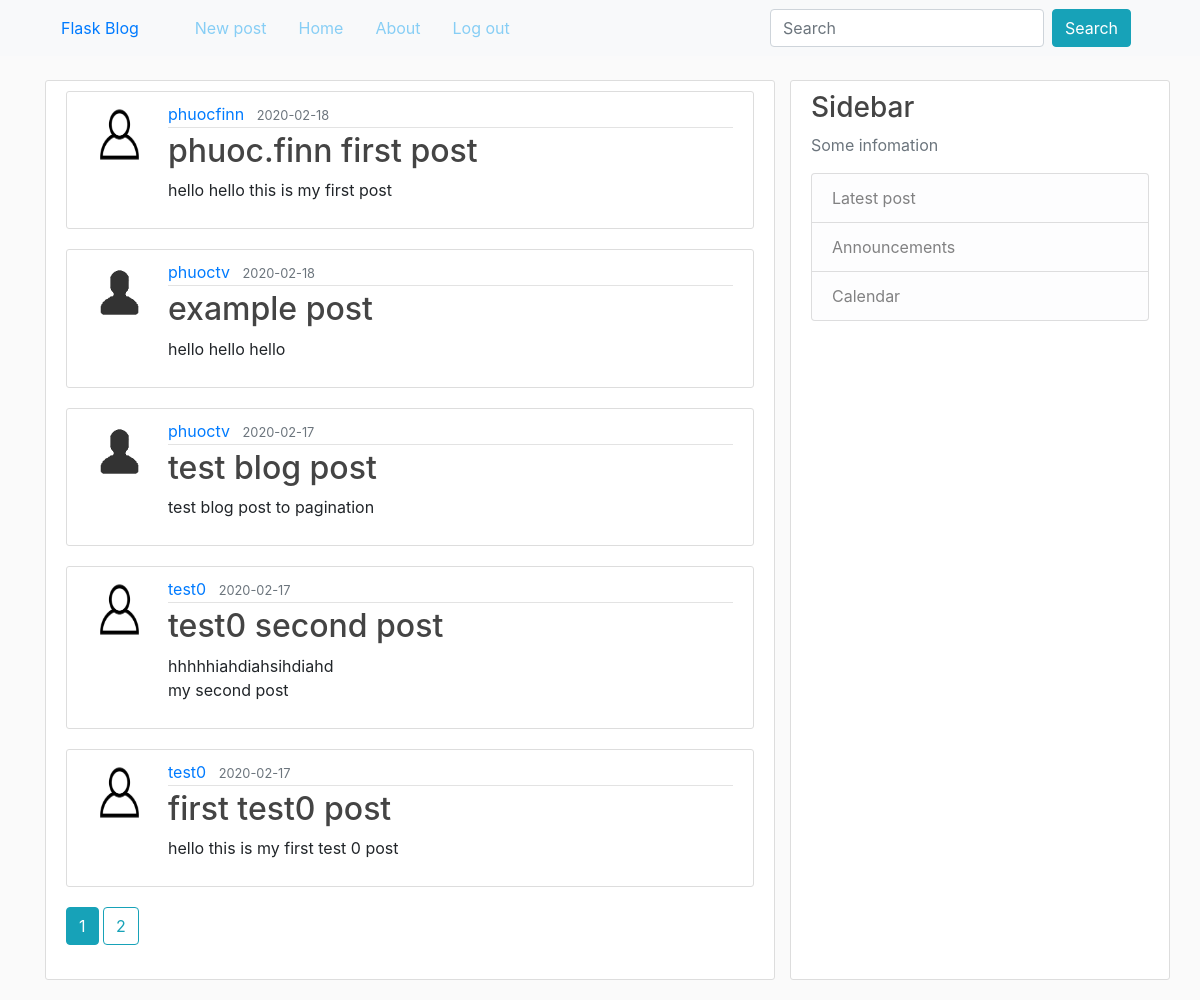
The page /home (signed in) on the database as committed earlier.
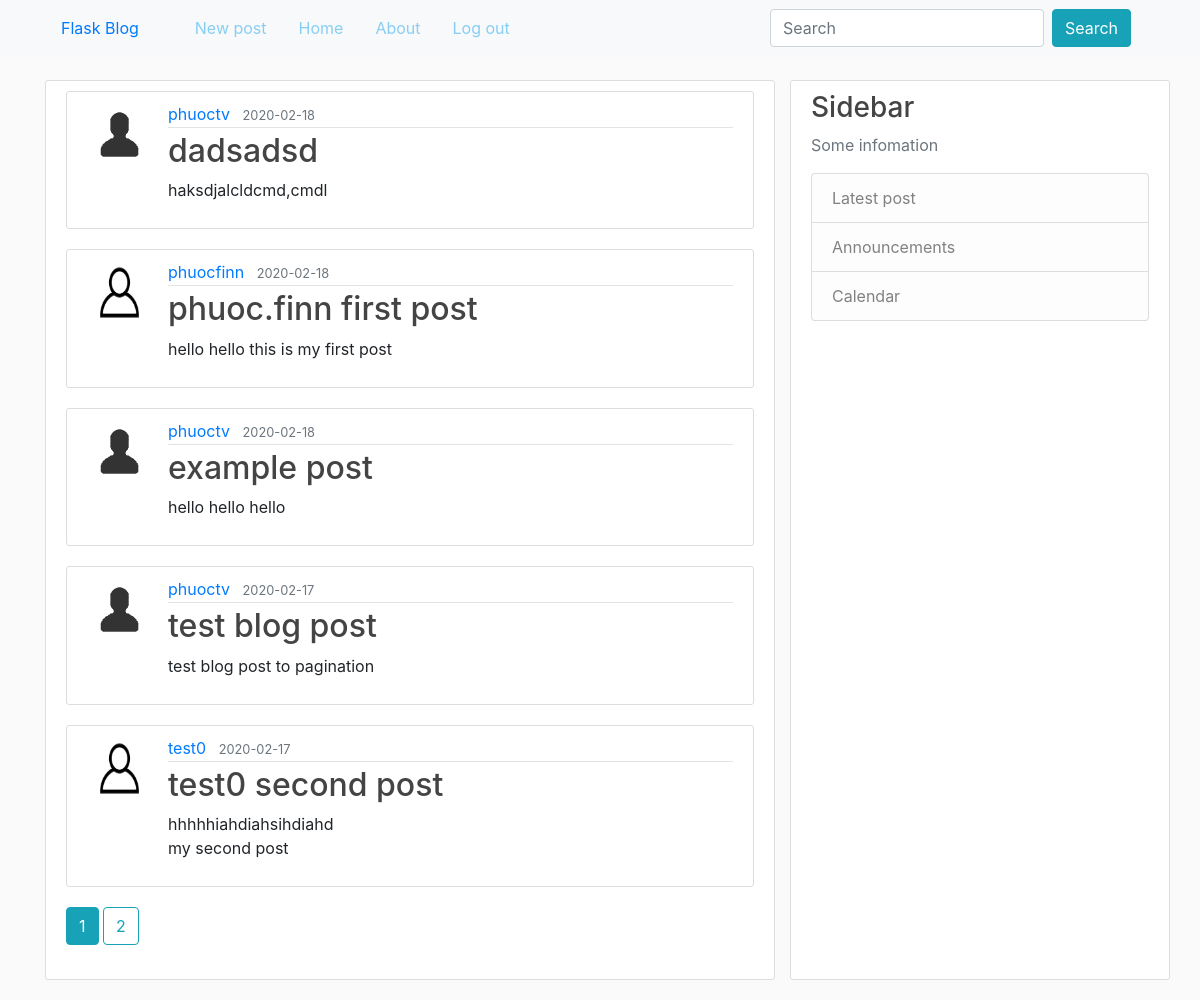
The same page on the database as committed later.
### blog/models.py (models this page shows, shortened)
class Post(db.Model):
    id = db.Column(db.Integer, primary_key=True)
    title = db.Column(db.String(100), nullable=False)
    date_posted = db.Column(db.DateTime, nullable=False,
                            default=datetime.datetime.utcnow())
    content = db.Column(db.Text, nullable=False)
    user_id = db.Column(db.Integer, db.ForeignKey('user.id'), nullable=False)

class User(db.Model, UserMixin):
    id = db.Column(db.Integer, primary_key=True)
    username = db.Column(db.String(20), unique=True, nullable=False)
    email = db.Column(db.String(120), unique=True, nullable=False)
    picture = db.Column(db.String(20), nullable=False, default='default.jpg')
    password = db.Column(db.String(60), nullable=False)
    posts = db.relationship('Post', backref='author', lazy=True)

### blog/main/routes.py (the view)
@main.route('/home')
@login_required
def home():
    page = request.args.get('page', 1, type=int)
    posts = Post.query.order_by(
        Post.date_posted.desc()).paginate(page=page, per_page=5)
    return render_template('home.html', posts=posts, title='Home')

### blog/models.py (called while the page is built)
@login_manger.user_loader
def load_user(user_id):
    return User.query.get(int(user_id))

### blog/templates/home.html (shortened to what this page needs)
{% extends 'layout.html' %}
{% block content %}
    <div class="content">
        {% for post in posts.items %}
            <article class="media content">
                <img src="{{ url_for('static', filename='pictures/' + post.author.picture) }}" alt="{{ post.author.username }}" class="rounded-circel article-img">
                <div class="media-body">
                    <div class="article-metadata">
                        <a href="{{ url_for('users.user_posts', username=post.author.username) }}" class="mr-2">{{ post.author.username }}</a>
                        <small class="text-muted">{{ post.date_posted.strftime('%Y-%m-%d') }}</small>
                    </div>
                    <h2><a href="{{ url_for('posts.post', post_id=post.id) }}" class="article-title">{{ post.title }}</a></h2>
                    <p class="article-content">{{ post.content }}</p>
                </div>
            </article>
        {% endfor %}
        {% for page_num in posts.iter_pages(left_edge=1, right_edge=1, left_current=1, right_current=2) %}
            {% if page_num %}
                {% if posts.page == page_num %}
                    <a href="{{ url_for('main.home', page=page_num) }}" class="btn btn-info mb-4">{{ page_num }}</a>
                {% else %}
                    <a href="{{ url_for('main.home', page=page_num) }}" class="btn btn-outline-info mb-4">{{ page_num }}</a>
                {% endif %}
            {% else %}
                ...
            {% endif %}
        {% endfor %}
    </div>
{% endblock content %}

Rows that differ between the two databases and show on the page:
no longer on this page (row unchanged): Post: picture (placeholder picture), author.username "test0", date_posted "2020-02-17", title "first test0 post", content "hello this is my first test 0 post"
added Post: picture (picture), author.username "phuoctv", date_posted "2020-02-18", title "dadsadsd", content "haksdjalcldcmd,cmdl"
